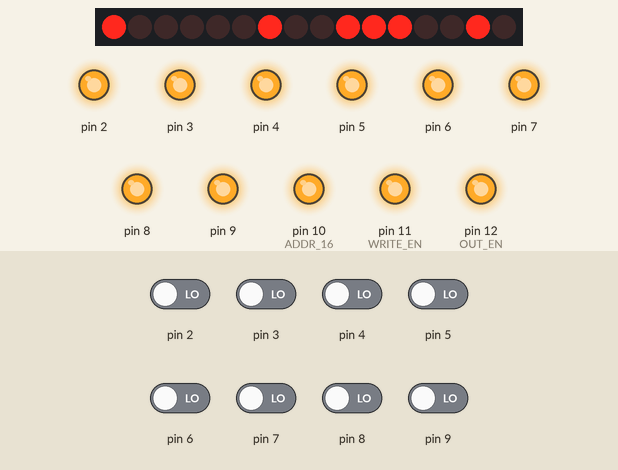
Bench run of a sketch on a simulated Arduino Uno, built with avr-gcc and run on an emulated ATmega328P. Parts: 16 shift-register outputs drawn as a row of LEDs (first output left, lit = HIGH), output pins drawn as LEDs (lit = HIGH). Wiring (inferred from the names in the program): 2 × shift register (74HC595): data A0; shift clock A1; latch A2. Wiring (inferred from the signals the program sends): row of LEDs: on Q0, Q1, Q2, Q3, Q4, Q5, Q6, Q7, Q8, Q9, Q10, Q11, Q12, Q13, Q14, Q15. Inputs (shaded band) come from the test bench; at power-on: pin 2–9 LOW. Random numbers use the default seed unless the sketch sets one; pins used as bus, display or sensor lines are not drawn; what the sketch prints to the serial monitor is not drawn.

Above: at 0.2 s.
Timing chart, 0 to 1.7 s (numbered marks = the images above):
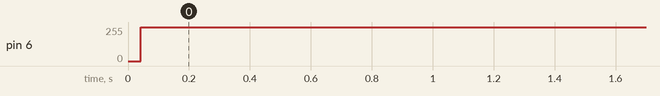

The sketch:

SST39SF010_flash_programmer.ino
```cpp
/*
  Programmer for flash memory SST39SF010
  Written by Andrea Marini in 2022

  For more information, see https://github.com/mariotorrone/SST39SF010_flash_programmer
*/

// Enables serial debug traces
#define DBG 0
#if DBG
void printBits(byte myByte) {
  // https://forum.arduino.cc/t/serial-print-n-bin-displaying-all-bits/46461/2
  for (byte mask = 0x80; mask; mask >>= 1) {
    if (mask & myByte)
      Serial.print('1');
    else
      Serial.print('0');
  }
}
#endif // DBG

// Pin definitions
#define DATA0       2
#define DATA7       9
#define ADDR_16     10      // Driven directly by Arduino
#define WRITE_EN    11      // Write to memory, negative logic
#define OUT_EN      12      // Read from memory, negative logic
#define ADDR_SER    A0
#define CLK         A1
#define LATCH       A2      // Basically the 595 output enable

// Enables and configures write and clear check
#define WRITE_CHK   1
#define CLR_CHK     5
#define CLR_CHK_MAX 131071  // (2^17)-1

// Pins initialization
void initPins() {
  // Address pins
  pinMode(ADDR_SER, OUTPUT);
  pinMode(ADDR_16, OUTPUT);
  digitalWrite(ADDR_SER, LOW);
  digitalWrite(ADDR_16, LOW);

  // Pins to drive 74HC595
  // Setup the clock pin low as per Arduino reference
  digitalWrite(CLK, LOW);
  pinMode(CLK, OUTPUT);
  digitalWrite(LATCH, LOW);
  pinMode(LATCH, OUTPUT);

  // Pins to drive flash r/w
  digitalWrite(WRITE_EN, HIGH);
  pinMode(WRITE_EN, OUTPUT);
  digitalWrite(OUT_EN, HIGH);
  pinMode(OUT_EN, OUTPUT);
}

// Sets the 8 data pins as output if argument is 1, as inputs if 0
void setDataPinsIO(int output) {
  for (int pin = DATA0; pin <= DATA7; pin++) {
    digitalWrite(pin, HIGH);
    if (output)
      pinMode(pin, OUTPUT);
    else
      pinMode(pin, INPUT);
  }
}

// Sets the address pins
void setAddress(unsigned long addr) {
  // Convert the long in two bytes that we'll send to the 595,
  // plus one bit that we'll drive directy from the Arduino,
  // since the SST39SF010 has 17 bit for addressing memory.
  byte byte0 = (addr & 0x000FF);       // LSB
  byte byte1 = (addr & 0x0FF00) >> 8;
  byte byte2 = (addr & 0x10000) >> 16; // MSB

#if DBG // Some debug traces that can be useful to electrically debug the circuit
  char buf[80];
  sprintf(buf, "Address %05lx with bits ", addr);
  Serial.print(buf);
  printBits(byte2);
  Serial.print(" ");
  printBits(byte1);
  Serial.print(" ");
  printBits(byte0);
  Serial.println();
#endif // DBG

  // Write the address bits
  digitalWrite(ADDR_16, byte2 & 1);
  shiftOut(ADDR_SER, CLK, MSBFIRST, byte1);
  shiftOut(ADDR_SER, CLK, MSBFIRST, byte0);
  // Pulse on the latch to output the value
  digitalWrite(LATCH, LOW);
  digitalWrite(LATCH, HIGH);
  digitalWrite(LATCH, LOW);
  // Reset serial to high, otherwise it will pull down the outputs of 595 (not sure why tho)
  digitalWrite(ADDR_SER, HIGH);
}

// Sets the data pins
void setData(byte data) {
#if DBG // Some debug traces that can be useful to electrically debug the circuit
  char buf[80];
  sprintf(buf, "Writing data %02x with bits ", data);
  Serial.print(buf);
  printBits(data);
  Serial.println();
#endif // DBG

  setDataPinsIO(1);
  for (int pin = DATA0; pin <= DATA7; pin++) {
    digitalWrite(pin, data & 1);
    data = data >> 1;
  }
}

// Sends a write pulse to flash
void writePulse() {
  digitalWrite(WRITE_EN, HIGH);
  delayMicroseconds(1);
  digitalWrite(WRITE_EN, LOW);
  delayMicroseconds(1);
  digitalWrite(WRITE_EN, HIGH);
}

// Writes the byte data to memory at the specified address
bool writeMem(unsigned long addr, byte data) {
  setDataPinsIO(1);

  // Software data protection procedure, datasheet page 10
  setAddress(0x5555);
  setData(0xAA);
  writePulse();
  setAddress(0x2AAA);
  setData(0x55);
  writePulse();
  setAddress(0x5555);
  setData(0xA0);
  writePulse();

  // Write actual data
  setAddress(addr);
  setData(data);
  writePulse();

#if WRITE_CHK
  // Read back the data just written and compare
  delay(1);
  byte readData = readMem(addr);
  if (readData != data) {
    char buf[80];
    sprintf(buf, "ERROR! Data written at %05lx was corrupted: was ", addr);
    Serial.print(buf);
    sprintf(buf, "%02x instead of %02x", readData, data);
    Serial.println(buf);
    return false;
  }
#endif // WRITE_CHK
  return true;
}

// Returns the byte written in memory at the specified address
byte readMem(unsigned long addr) {
  setAddress(addr);
  setDataPinsIO(0);

  byte data = 0;
  digitalWrite(OUT_EN, LOW);
  for (int pin = DATA7; pin >= DATA0; pin--)
    data = (data << 1) + digitalRead(pin);
  digitalWrite(OUT_EN, HIGH);

#if DBG // Some debug traces that can be useful to electrically debug the circuit
  char buf[80];
  sprintf(buf, "Reading data %02hhx with bits ", data);
  Serial.print(buf);
  printBits(data);
  Serial.println();
#endif // DBG

  return data;
}

// Erase all the contents of the flash, defaults to all 1s
bool eraseAll() {
  // Chip erase procedure, datasheet page 10
  Serial.print("Clearing memory... ");
  setAddress(0x5555);
  setData(0xAA);
  writePulse();
  setAddress(0x2AAA);
  setData(0x55);
  writePulse();
  setAddress(0x5555);
  setData(0x80);
  writePulse();
  setAddress(0x5555);
  setData(0xAA);
  writePulse();
  setAddress(0x2AAA);
  setData(0x55);
  writePulse();
  setAddress(0x5555);
  setData(0x10);
  writePulse();

  // Chip erase takes max 100 ms by datasheet specifications
  delay(100);
  Serial.println("Done.");

#if CLR_CHK
  randomSeed(analogRead(A4));
  // Read CLR_CHK number of random addresses and checks if they are all 1s
  Serial.print("Verifying clear... ");
  for (int i = 0; i < CLR_CHK; i++) {
    unsigned long addr = random(CLR_CHK_MAX);
    byte data = readMem(addr);
    if (data != 0xFF) {
      // If the data is not all 1s, return a failure
      char buf[80];
      sprintf(buf, "ERROR! Chip erase was not successful, data at %05lx was %02hhx", addr, data);
      Serial.println(buf);
      return false;
    }
  }
  Serial.println("Success!");
#endif // CLR_CHK

  return true;
}

// Prints to serial the contents of memory between the given addresses
void dumpContent(unsigned long startAddr, unsigned long endAddr) {
  // Normalizing the addresses
  startAddr -= startAddr % 16;
  endAddr += 15 - (endAddr % 16);

  char buf[80];
  sprintf(buf, "Dumping content from %05lx ", startAddr);
  Serial.print(buf);
  sprintf(buf, "to %05lx:", endAddr);
  Serial.println(buf);

  // Serial print is grouped in 16 bytes long lines
  for (unsigned long base = startAddr; base <= endAddr; base += 16) {
    byte data[16];
    for (int offset = 0; offset < 16; offset++) {
      data[offset] = readMem(base + offset);
    }
    sprintf(buf, "0x%05lx:\t", base);
    Serial.print(buf);
    sprintf(buf, "%02x %02x %02x %02x %02x %02x %02x %02x\t\t%02x %02x %02x %02x %02x %02x %02x %02x",
            data[0], data[1], data[2], data[3], data[4], data[5], data[6], data[7],
            data[8], data[9], data[10], data[11], data[12], data[13], data[14], data[15]);
    Serial.println(buf);
  }
}

void setup() {
  initPins();
  Serial.begin(57600);

  // It's a flash memory, so before writing you have to actually erase the memory!
  eraseAll();

  // Put your code here
}

void loop() { /* Not used */ }
```
